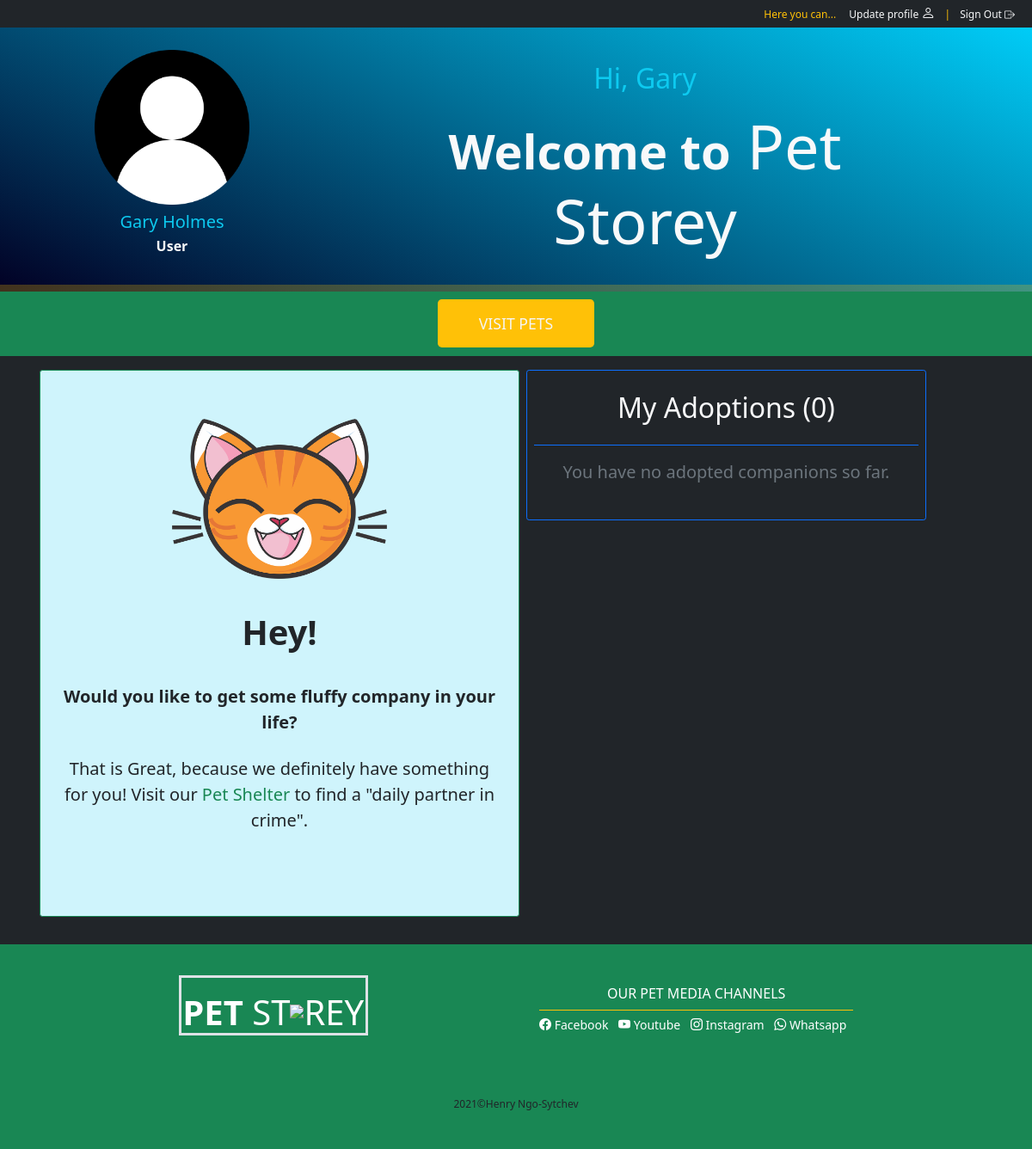
The app's page /CRUD/home.php (signed in) with its own data.
### tables this page shows
CREATE TABLE `users` (
  `id` int(5) NOT NULL,
  `first_name` varchar(30) NOT NULL,
  `last_name` varchar(50) NOT NULL,
  `email` varchar(50) NOT NULL,
  `phone_number` int(15) NOT NULL,
  `address` varchar(100) DEFAULT NULL,
  `picture` varchar(255) DEFAULT NULL,
  `password` varchar(255) NOT NULL,
  `user_status` enum('adm','user') NOT NULL DEFAULT 'user'
);

### CRUD/home.php (the view, shortened to what this page needs)
<?php
require_once 'components/db_connect.php';
$adoptions = "";
$id = $_SESSION['user'];
$query = mysqli_query($connect, "SELECT * FROM users WHERE id=" . $_SESSION['user']);
$row = mysqli_fetch_array($query, MYSQLI_ASSOC);
$sql_adopt = "SELECT animals.animal_id, animals.name, animals.age, animals.location, animals.picture, animals.size FROM animals INNER JOIN pet_adoption ON animals.animal_id = pet_adoption.pet_id INNER JOIN users ON pet_adoption.user_id = users.id WHERE users.id = $id";
$query_adopt = mysqli_query($connect, $sql_adopt);
$count = mysqli_num_rows($query_adopt);
if(mysqli_num_rows($query_adopt) >= 1){
   $adopt_record = mysqli_fetch_all($query_adopt, MYSQLI_ASSOC);
   foreach($adopt_record as $adoption){
   $adoptions .=
      "<tr class='align-middle my-3'>
         <td class='text-center'>
         <a href='animals/details.php?id={$adoption["animal_id"]}'><img class='img-fluid rounded-1' src='pictures/{$adoption["picture"]}' style='max-width: 150px'></a>
         </td>
         <td>
            <p id='adoption_font' class='align-middle p-0 text-secondary bg-transparent'>
            <b>{$adoption["name"]}</b><br>
            {$adoption["age"]} year(s), {$adoption["size"]} cm<br>
            {$adoption["location"]}<br><br>
            <a href='animals/details.php?id={$adoption["animal_id"]}'><span class='btn-sm btn-primary py-1'>details</span></a>
            </p>
         </td>
      </tr>"
      ;
   }
} else {
      $adoptions =  "
         <tr>
            <td colspan='2'>
            <p class='text-muted text-center fs-5'>You have no adopted companions so far.</p>
            </td>
         </tr>";
   }
?>
<!DOCTYPE html>
<html lang="en">
<head>
   <?php require_once 'components/bootstrap.php'?>
   <link rel="stylesheet" href="styles/style.css">
</head>
<body>
   <header class="hero row alert-warning bg-muted m-0">
      <p class="bg-dark text-light text-end pb-2">
         <sub>
            <span class="text-warning mx-1"> Here you can...</span>
            <a class="text-decoration-none text-light mx-2" href="user_update.php?id=<?php echo $_SESSION['user'] ?>">Update profile <i class="bi bi-person fs-6"></i></a>
            <span class="text-warning"> | </span>
            <a class="text-decoration-none text-light mx-2" href="logout.php?logout">Sign Out <i class="bi bi-box-arrow-right"></i></a>
         </sub>
      </p>
      <div class="col-4 justify-content-center align-self-center text-center ">
         <img class="userImage my-2" src="pictures/<?php echo $row['picture']; ?>" alt="<?php echo $row['first_name']; ?>">
         <h5 class="fw-lighter text-info fw-lighter mb-1"><?php echo $row['first_name'] . " " . $row['last_name']; ?></h5>
         <p class="text-center text-light fw-bold">User</p>
      </div>
      <div class="col-5 offset-md-1 text-center align-self-center">
         <h2 class="fw-lighter text-info mt-4 mb-3">Hi, <?php echo $row['first_name']; ?></h2>
         <h1 class="display-4 text-light fw-bolder mb-3 lh-1">Welcome to<span class="fw-lighter display-2"> Pet Storey</span></h1>
      </div>
      <hr class="bg-warning py-1 mt-3 mb-0">
   </header>
   <nav class="bg-success py-3">
         <p class="text-center py-2 m-0"><a  id="pets_link" class="nav_link text-decoration-none btn-lg btn-warning py-3 px-5" href="animals/index.php">VISIT PETS</a></p>
   </nav>
   <main class="bg-dark text-light">
      <div class="container overflow-hidden justify-content-center">
      <section id="homepage" class="row py-3 mx-auto">
         <div id="welcome_msg" class="col-sm-12 col-md-6 col-lg-6 alert-info text-center text-dark fs-5 border border-1 border-success rounded-1 mb-3 mx-1 py-5 px-4">
            <p class="text-center">
               <a href="animals/index.php"><img id="cat_img" class="img-fluid mx-auto mt-2 mb-2" width="250vw" src="pictures/layout_img/home.png" alt="animal"></a>
            </p>
            <p class="py-2"><b class="fs-1">Hey!</b><br><br>
            <b>Would you like to get some fluffy company in your life?</b></p>
            <p class="mt-3 mb-5 fw-lighter ">That is Great, because we definitely have something for you! Visit our <a class="text-success text-decoration-none" href="animals/index.php"><span>Pet Shelter</span></a> to find a "daily partner in crime".</p>
         </div>
         <div id="my_adoptions" class="col-sm-12 col-md-5 col-lg-5 align-self-start border border-primary rounded-1 mb-3 mx-1 px-2">
            <h2 class="fw-lighter text-center border-bottom border-primary py-4 px-1">My Adoptions (<?php echo $count; ?>)</h2>
            <div class="table-responsive">
               <table class="table table-borderless table-muted">
                  <tbody>
                  <?= $adoptions ?>
                  </tbody>
               </table>
            </div>
         </div>
      </section>
      </div>
   </main>
   <?php
   require_once("components/footer.php"); ?>
</body>
</html>

### CRUD/styles/style.css (style rules this page uses)
* { margin: 0; -webkit-box-sizing: border-box; box-sizing: border-box; }
main { min-height: 100vh; padding: 5% 0%; background: #212529; }

### CRUD/home.php (style rules this page uses)
main { min-height: 70vh; padding: 0 2.5vw; }
.userImage { width: 15vw; border-radius: 50px }
.hero { background: rgb(2,0,36); background: linear-gradient(24deg, rgba(2,0,36,1) 0%, rgba(0,212,255,1) 100%); }
#pets_link { color: whitesmoke; font-weight: lighter; font-size: 1.1em; transition: font-weight .35s, border-bottom .35s; }
#cat_img { transition: transform .65s; }
#homepage { max-width: 1440px; }
#my_adoptions { max-width: 520px; }

### CRUD/components/footer.php (style rules this page uses)
a { text-decoration: none; color: white; transition: all .25s; }

### records on screen
users: picture (placeholder picture), first_name "Gary", last_name "Holmes"

### other values on screen
$count "0"
